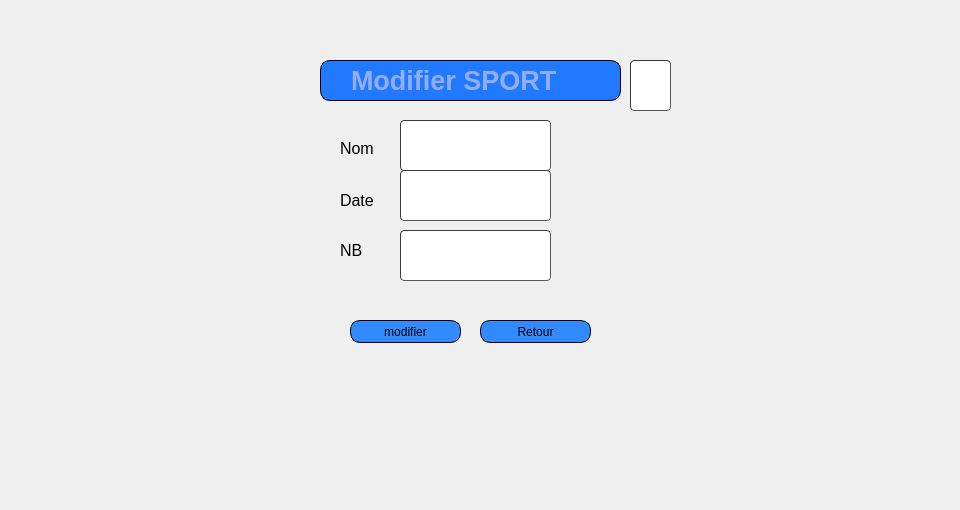
         <widget class="QWidget" name="page_6">
          <widget class="QLabel" name="label_5">
           <property name="geometry">
            <rect>
             <x>0</x>
             <y>0</y>
             <width>951</width>
             <height>501</height>
            </rect>
           </property>
           <property name="text">
            <string/>
           </property>
           <property name="pixmap">
            <pixmap resource="qt.qrc">:/new/prefix1/icons/haya.png</pixmap>
           </property>
          </widget>
          <widget class="QLabel" name="label_6">
           <property name="geometry">
            <rect>
             <x>270</x>
             <y>50</y>
             <width>431</width>
             <height>381</height>
            </rect>
           </property>
           <property name="text">
            <string/>
           </property>
           <property name="pixmap">
            <pixmap resource="qt.qrc">:/new/prefix1/icons/imf.jpg</pixmap>
           </property>
          </widget>
          <widget class="QLineEdit" name="nom_modif_s">
           <property name="geometry">
            <rect>
             <x>400</x>
             <y>120</y>
             <width>151</width>
             <height>51</height>
            </rect>
           </property>
           <property name="styleSheet">
            <string notr="true">	border-width: 1px; border-radius: 4px;
	border-color: rgb(58, 58, 58);
	border-style: inset;
	padding: 0 8px;


	selection-color: rgb(60, 63, 65);</string>
           </property>
          </widget>
          <widget class="QLineEdit" name="date_modif_s">
           <property name="geometry">
            <rect>
             <x>400</x>
             <y>170</y>
             <width>151</width>
             <height>51</height>
            </rect>
           </property>
           <property name="styleSheet">
            <string notr="true">	border-width: 1px; border-radius: 4px;
	border-color: rgb(58, 58, 58);
	border-style: inset;
	padding: 0 8px;


	selection-color: rgb(60, 63, 65);</string>
           </property>
          </widget>
          <widget class="QLineEdit" name="nb_modif_s">
           <property name="geometry">
            <rect>
             <x>400</x>
             <y>230</y>
             <width>151</width>
             <height>51</height>
            </rect>
           </property>
           <property name="styleSheet">
            <string notr="true">	border-width: 1px; border-radius: 4px;
	border-color: rgb(58, 58, 58);
	border-style: inset;
	padding: 0 8px;


	selection-color: rgb(60, 63, 65);</string>
           </property>
          </widget>
          <widget class="QPushButton" name="modifier_s">
           <property name="geometry">
            <rect>
             <x>350</x>
             <y>320</y>
             <width>111</width>
             <height>23</height>
            </rect>
           </property>
           <property name="styleSheet">
            <string notr="true">	border: 1px solid black;
border-radius: 10px;
padding: 0 8px;
background: #318aff;
font: bold, &quot;Arial&quot;;;
text-align:center;

</string>
           </property>
           <property name="text">
            <string>modifier</string>
           </property>
           <property name="icon">
            <iconset resource="qt.qrc">
             <normaloff>:/new/prefix1/icons/check.jpg</normaloff>:/new/prefix1/icons/check.jpg</iconset>
           </property>
          </widget>
          <widget class="QPushButton" name="Annuler_s">
           <property name="geometry">
            <rect>
             <x>480</x>
             <y>320</y>
             <width>111</width>
             <height>23</height>
            </rect>
           </property>
           <property name="styleSheet">
            <string notr="true">	border: 1px solid black;
border-radius: 10px;
padding: 0 8px;
background: #318aff;
font: bold, &quot;Arial&quot;;;
text-align:center;
</string>
           </property>
           <property name="text">
            <string>Retour</string>
           </property>
           <property name="icon">
            <iconset resource="qt.qrc">
             <normaloff>:/new/prefix1/icons/icons8_back_to_200px.png</normaloff>:/new/prefix1/icons/icons8_back_to_200px.png</iconset>
           </property>
          </widget>
          <widget class="QLabel" name="label_7">
           <property name="geometry">
            <rect>
             <x>340</x>
             <y>140</y>
             <width>55</width>
             <height>16</height>
            </rect>
           </property>
           <property name="font">
            <font>
             <family>Arial</family>
             <pointsize>12</pointsize>
            </font>
           </property>
           <property name="text">
            <string>Nom</string>
           </property>
          </widget>
          <widget class="QLabel" name="label_8">
           <property name="geometry">
            <rect>
             <x>340</x>
             <y>190</y>
             <width>55</width>
             <height>20</height>
            </rect>
           </property>
           <property name="font">
            <font>
             <family>Arial</family>
             <pointsize>12</pointsize>
            </font>
           </property>
           <property name="text">
            <string>Date</string>
           </property>
          </widget>
          <widget class="QLabel" name="label_9">
           <property name="geometry">
            <rect>
             <x>340</x>
             <y>240</y>
             <width>55</width>
             <height>20</height>
            </rect>
           </property>
           <property name="font">
            <font>
             <family>Arial</family>
             <pointsize>12</pointsize>
            </font>
           </property>
           <property name="text">
            <string>NB</string>
           </property>
          </widget>
          <widget class="QLabel" name="label_88">
           <property name="geometry">
            <rect>
             <x>320</x>
             <y>60</y>
             <width>301</width>
             <height>41</height>
            </rect>
           </property>
           <property name="font">
            <font>
             <family>Arial</family>
             <pointsize>20</pointsize>
             <weight>75</weight>
             <italic>false</italic>
             <bold>true</bold>
            </font>
           </property>
           <property name="styleSheet">
            <string notr="true">border: 1px solid black;
background-color: rgb(32, 121, 255);
color: rgb(146, 174, 250);
border-radius: 10px;
padding: 0 8px;

font: bold, &quot;Arial&quot;;;
text-align:center;</string>
           </property>
           <property name="text">
            <string>  Modifier SPORT</string>
           </property>
          </widget>
          <widget class="QLineEdit" name="id_modif_s">
           <property name="geometry">
            <rect>
             <x>630</x>
             <y>60</y>
             <width>41</width>
             <height>51</height>
            </rect>
           </property>
           <property name="styleSheet">
            <string notr="true">	border-width: 1px; border-radius: 4px;
	border-color: rgb(58, 58, 58);
	border-style: inset;
	padding: 0 8px;


	selection-color: rgb(60, 63, 65);</string>
           </property>
          </widget>
         </widget>
